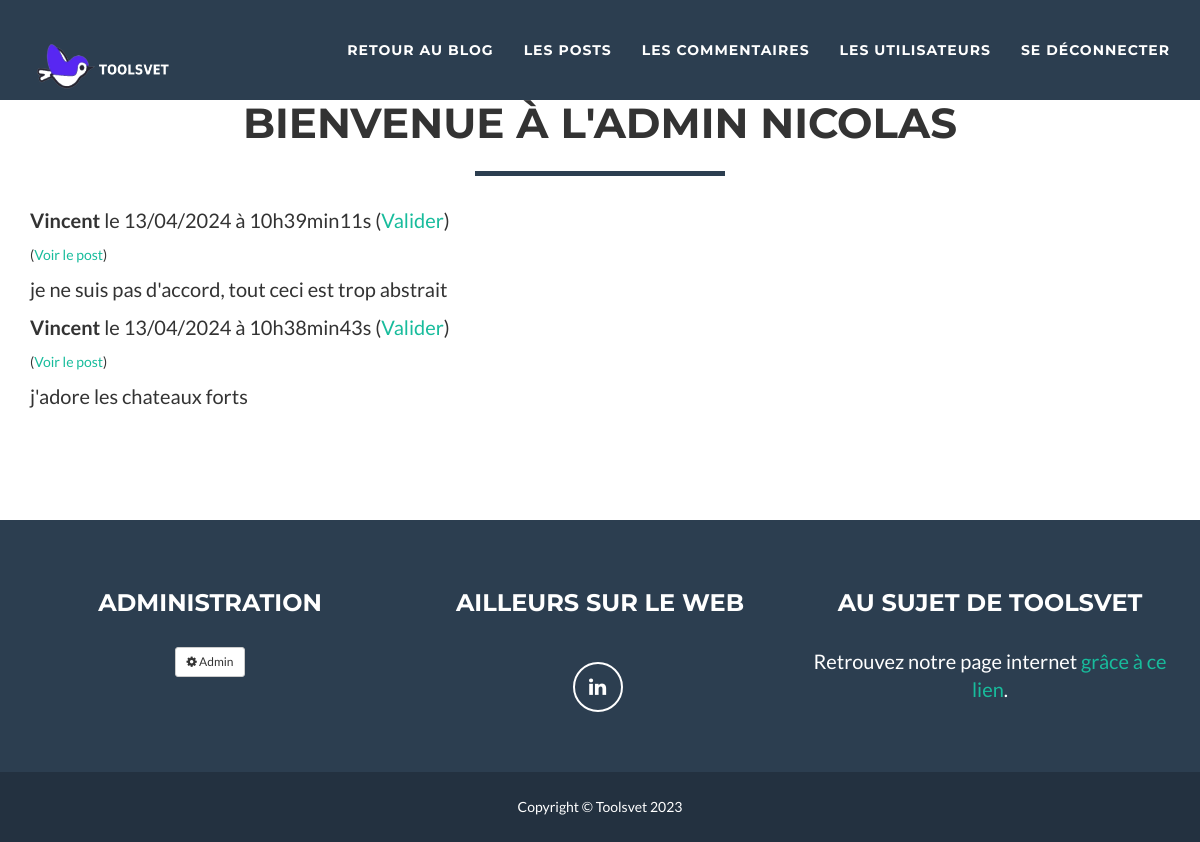
The page /project/index.php?action=adminlistunvalidatedcomments (signed in) on the database its author committed.
### tables this page shows
CREATE TABLE `comments` (
  `id_comment` int NOT NULL,
  `post_id` int NOT NULL,
  `validation_comment` varchar(100) NOT NULL DEFAULT 'false',
  `comment` text NOT NULL,
  `comment_date` datetime NOT NULL,
  `user_id` int NOT NULL
);

CREATE TABLE `users` (
  `id_user` int NOT NULL,
  `firstname` varchar(100) DEFAULT NULL,
  `lastname` varchar(100) DEFAULT NULL,
  `mail` varchar(200) NOT NULL,
  `password_user` varchar(200) NOT NULL,
  `role_id` int NOT NULL
);

### project/src/controllers/AdminListUnvalidatedComments.php (called while the page is built, shortened)
<?php
require_once('src/lib/database.php');
require_once('src/model/commentrepository.php');
class AdminListUnvalidatedComments
{
    public function execute()
    {
        $commentRepository = new CommentRepository();
        $commentRepository->connexion = new Database();
        $comments= $commentRepository->getUnvalidatedComments();
        require('templates/AdminListUnvalidatedComments.php');
    }
}

### project/src/lib/database.php (called while the page is built, shortened)
<?php
class Database
{
    public ?\PDO $database = null;
    public function getConnexion(): \PDO
    {
        if ($this->database === null) {
            $this->database = new \PDO('mysql:host=db_docker_blog;dbname=blog;charset=utf8', 'root', '');
        }
        return $this->database;
    }
}

### project/src/model/commentrepository.php (called while the page is built, shortened)
<?php
require_once('src/lib/database.php');
class CommentRepository
{
    public Database $connexion;
    public function getUnvalidatedComments(): array
    {
        $statement = $this->connexion->getConnexion()->prepare(
            "SELECT firstname, id_comment, post_id, user_id, comment, validation_comment,
            DATE_FORMAT(comment_date, '%d/%m/%Y à %Hh%imin%ss') AS french_creation_date
            FROM comments
            INNER JOIN users ON users.id_user = comments.user_id
            WHERE validation_comment = ?
            ORDER BY comment_date DESC"
        );
        $statement->execute(["false"]);
        $comments = [];
        while (($row = $statement->fetch())) {
            $comment = new Comment();
            $comment->identifier = $row['id_comment'];
            $comment->user_id = $row['user_id'];
            $comment->frenchCreationDate = $row['french_creation_date'];
            $comment->comment = $row['comment'];
            $comment->post = $row['post_id'];
            $comment->validation = $row['validation_comment'];
            $comment->firstname = $row['firstname'];
            $comments[] = $comment;
        }
        return $comments;
    }
}

### project/templates/AdminListUnvalidatedComments.php (the view, shortened to what this page needs)
<section id="portfolio">
    <div class="container">
        <div class="row">
            <div class="col-lg-12 text-center">
                <h2>Bienvenue à l'admin
                    <?php
                    if (isset($_SESSION["firstname"]))
                    {
                        echo $_SESSION["firstname"];
                    }    ?>
                </h2>
                <hr class="star-primary">
            </div>
        </div>
        <?php
        foreach ($comments as $comment) {
            ?>
            <p><strong><?= htmlspecialchars($comment->firstname) ?></strong> le <?= $comment->frenchCreationDate ?>
                (<a href="index.php?action=adminvalidatecomment&comment_id=<?= $comment->identifier ?>&post_id=<?= $comment->post ?>">Valider</a>)</p>
            (<a href="index.php?action=adminonepost&post_id=<?= $comment->post ?>">Voir le post</a>)</p>
            <p><?= nl2br(htmlspecialchars($comment->comment)) ?></p>
            <?php
        }
        ?>
    </div>
</section>
<?php require('adminlayout.php') ?>

### project/css/freelancer.css (style rules this page uses)
body { font-family: 'Lato', 'Helvetica Neue', Helvetica, Arial, sans-serif; overflow-x: hidden; }
p { font-size: 20px; }
a, a:hover, a:focus, a:active, a.active { color: #18BC9C; outline: none; }
h1, h2, h3, h4, h5, h6 { font-family: "Montserrat", "Helvetica Neue", Helvetica, Arial, sans-serif; text-transform: uppercase; font-weight: 700; }
hr.star-light, hr.star-primary { padding: 0; border: none; border-top: solid 5px; text-align: center; max-width: 250px; margin: 25px auto 30px; }
hr.star-light:after, hr.star-primary:after { content: "\f005"; font-family: FontAwesome; display: inline-block; position: relative; top: -0.8em; font-size: 2em; padding: 0 0.25em; }
hr.star-primary { border-color: #2C3E50; }
hr.star-primary:after { background-color: white; color: #2C3E50; }
section { padding: 100px 0; }
section h2 { margin: 0; font-size: 3em; }
#portfolio * { z-index: 2; }

### rows shown on the page
comments: user.firstname "Vincent", frenchCreationDate "13/04/2024 à 10h39min11s", comment "je ne suis pas d'accord, tout ceci est trop abstrait"
comments: user.firstname "Vincent", frenchCreationDate "13/04/2024 à 10h38min43s", comment "j'adore les chateaux forts"

### other values the page prints
$_SESSION["firstname"] "NICOLAS"
